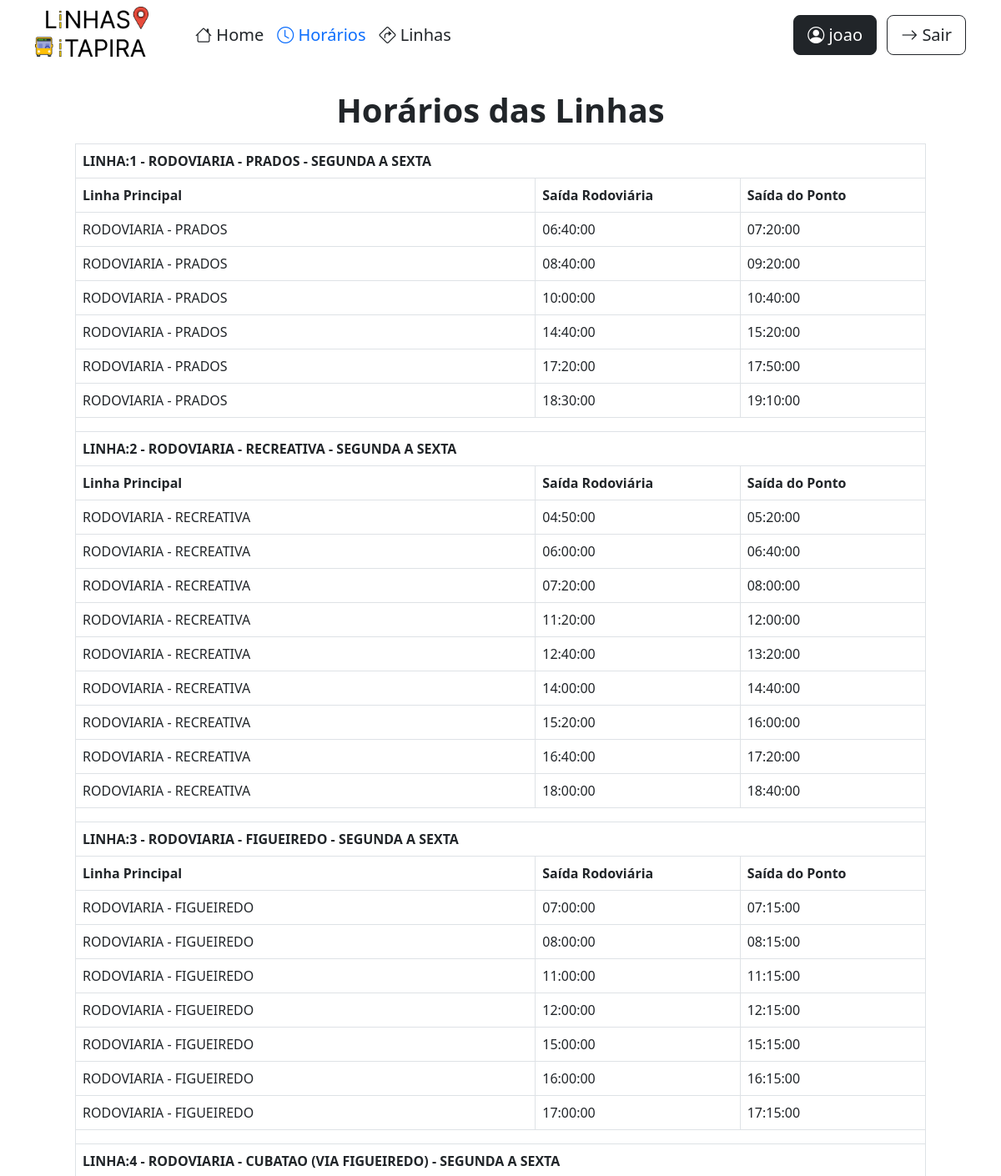
Page /horarios.php (signed in, upper part) on the committed database.
### tables this page shows
CREATE TABLE `horarios`  (
  `id` int(11) NOT NULL AUTO_INCREMENT,
  `inicio` time(0) NULL DEFAULT NULL,
  `fim` time(0) NULL DEFAULT NULL,
  `funcionamento` int(11) NULL DEFAULT NULL,
  `linha_id` int(11) NULL DEFAULT NULL,
  PRIMARY KEY (`id`) USING BTREE
);

CREATE TABLE `linha`  (
  `id` int(11) NOT NULL AUTO_INCREMENT,
  `nome` varchar(255) NULL DEFAULT NULL,
  PRIMARY KEY (`id`) USING BTREE
);

### model/Horario.php (called while the page is built, shortened)
<?php
class Horario
{
public function listar()
{
    $sql = "SELECT h.inicio, h.fim, h.funcionamento, h.linha_id, l.id, l.nome FROM horarios h JOIN linha l ON h.linha_id = l.id";
    include_once "./conexao.php";
    $resultado = $conexao->query($sql);
    $lista = $resultado->fetchAll();
    return $lista;
}
}

### horarios.php (the view, shortened to what this page needs)
<?php
require_once "model/Horario.php";
$horario = new Horario();
$lista = $horario->listar();
?>
<!DOCTYPE html>
<html>
<head>
</head>
<body>
    <?php
    if(!isset($_SESSION['usuario_logado'])) {
        include("fragment/navbar.php");
    }
    else{
        include("fragment/navbar2.php");
    }
    ?>
    <div class="container mt-4 px-md-5">
        <h1 class="text-center mb-3 fw-semibold">Horários das Linhas</h1>
        <div class="container-fluid h-100 d-flex align-items-center justify-content-center">
            <table class="table table-bordered table-bordered">
                <?php $linhaAnterior = null; ?>
                <?php foreach ($lista as $index => $linha) : ?>
                    <?php
                    $dia = "";
                    if ($linha['funcionamento'] == 0) {
                        $dia = "SEGUNDA A SEXTA";
                    } else if ($linha['funcionamento'] == 1) {
                        $dia = "SABADO";
                    } else if ($linha['funcionamento'] == 2) {
                        $dia = "DOMINGO";
                    }
                    ?>
                    <?php if ($linha['nome'] !== $linhaAnterior) : ?>
                        <?php if ($index > 0) : ?>
                            <tr class="spacer">
                                <td colspan="5"></td>
                            </tr>
                        <?php endif ?>
                        <thead>
                            <tr>
                                <th colspan="5">
                                    <?php echo "LINHA:" . $linha['id'] . " - " . $linha['nome'] . " - " . $dia ?>
                                </th>
                            </tr>
                        </thead>
                        <thead>
                            <tr>
                                <th>Linha Principal</th>
                                <th>Saída Rodoviária</th>
                                <th>Saída do Ponto</th>
                            </tr>
                        </thead>
                        <?php $linhaAnterior = $linha['nome']; ?>
                    <?php endif ?>
                    <tbody>
                        <tr class="<?php echo $index % 2 == 0 ? 'bg-secondary-subtle' : '' ?>">
                            <td><?php echo $linha['nome'] ?></td>
                            <td><?php echo $linha['inicio'] ?></td>
                            <td><?php echo $linha['fim'] ?></td>
                        </tr>
                    </tbody>
                <?php endforeach ?>
            </table>
        </div>
    </div>
</body>
</html>

### style/style.css (style rules this page uses)
html, body { height: 100%; margin: 0; padding: 0; }

### rows in the picture
horarios: linha "1", linha.nome "RODOVIARIA - PRADOS", funcionamento "SEGUNDA A SEXTA", inicio "06:40:00", fim "07:20:00"
horarios: linha.nome "RODOVIARIA - PRADOS", inicio "08:40:00", fim "09:20:00"
horarios: linha.nome "RODOVIARIA - PRADOS", inicio "10:00:00", fim "10:40:00"
horarios: linha.nome "RODOVIARIA - PRADOS", inicio "14:40:00", fim "15:20:00"
horarios: linha.nome "RODOVIARIA - PRADOS", inicio "17:20:00", fim "17:50:00"
horarios: linha.nome "RODOVIARIA - PRADOS", inicio "18:30:00", fim "19:10:00"
horarios: linha "2", linha.nome "RODOVIARIA - RECREATIVA", funcionamento "SEGUNDA A SEXTA", inicio "04:50:00", fim "05:20:00"
horarios: linha.nome "RODOVIARIA - RECREATIVA", inicio "06:00:00", fim "06:40:00"
horarios: linha.nome "RODOVIARIA - RECREATIVA", inicio "07:20:00", fim "08:00:00"
horarios: linha.nome "RODOVIARIA - RECREATIVA", inicio "11:20:00", fim "12:00:00"
horarios: linha.nome "RODOVIARIA - RECREATIVA", inicio "12:40:00", fim "13:20:00"
horarios: linha.nome "RODOVIARIA - RECREATIVA", inicio "14:00:00", fim "14:40:00"
horarios: linha.nome "RODOVIARIA - RECREATIVA", inicio "15:20:00", fim "16:00:00"
horarios: linha.nome "RODOVIARIA - RECREATIVA", inicio "16:40:00", fim "17:20:00"
horarios: linha.nome "RODOVIARIA - RECREATIVA", inicio "18:00:00", fim "18:40:00"
horarios: linha "3", linha.nome "RODOVIARIA - FIGUEIREDO", funcionamento "SEGUNDA A SEXTA", inicio "07:00:00", fim "07:15:00"
horarios: linha.nome "RODOVIARIA - FIGUEIREDO", inicio "08:00:00", fim "08:15:00"
horarios: linha.nome "RODOVIARIA - FIGUEIREDO", inicio "11:00:00", fim "11:15:00"
horarios: linha.nome "RODOVIARIA - FIGUEIREDO", inicio "12:00:00", fim "12:15:00"
horarios: linha.nome "RODOVIARIA - FIGUEIREDO", inicio "15:00:00", fim "15:15:00"
horarios: linha.nome "RODOVIARIA - FIGUEIREDO", inicio "16:00:00", fim "16:15:00"
horarios: linha.nome "RODOVIARIA - FIGUEIREDO", inicio "17:00:00", fim "17:15:00"
horarios: linha "4", linha.nome "RODOVIARIA - CUBATAO (VIA FIGUEIREDO)", funcionamento "SEGUNDA A SEXTA"

### other values in the picture
$_SESSION['usuario_logado'] "joao"
